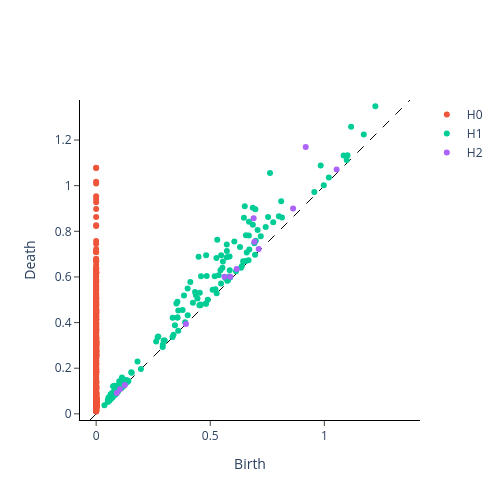

The notebook cell saved with this chart:
### Code cell
# track connected components, loops, and voids
homology_dimensions = [0, 1, 2]

persistence = VietorisRipsPersistence(metric="euclidean", homology_dimensions=homology_dimensions, n_jobs=6)

# add batch dimension
X = point_cloud.reshape(1, *point_cloud.shape)
%time diagrams = persistence.fit_transform(X)
plot_diagram(diagrams[0])

### Figure 1 — Plotly figure (JSON) as saved in the notebook; plotly's stock layout.template omitted (floating-point values rounded to 4 significant figures; data arrays with more than 128 entries replaced by an {"elided": "..."} marker saying what was removed)
{"data": [{"hoverinfo": "none", "line": {"color": "black", "dash": "dash", "width": 1}, "mode": "lines", "showlegend": false, "type": "scatter", "x": [-0.02697, 1.375], "y": [-0.02697, 1.375]}, {"hoverinfo": "text", "hovertext": {"elided": "497 str values"}, "mode": "markers", "name": "H0", "type": "scatter", "x": {"elided": "497 float values"}, "y": {"elided": "497 float values"}}, {"hoverinfo": "text", "hovertext": {"elided": "164 str values"}, "mode": "markers", "name": "H1", "type": "scatter", "x": {"elided": "164 float values"}, "y": {"elided": "164 float values"}}, {"hoverinfo": "text", "hovertext": ["(1.0537863969802856, 1.0713419914245605)", "(0.9185038805007935, 1.1694742441177368)", "(0.8631146550178528, 0.900197446346283)", "(0.7121975421905518, 0.7226674556732178)", "(0.6937909722328186, 0.754105269908905)", "(0.690243661403656, 0.8571998476982117)", "(0.6156713962554932, 0.6342706084251404)", "(0.5877451300621033, 0.6011448502540588)", "(0.5627511143684387, 0.6011448502540588)", "(0.3935672342777252, 0.39362406730651855)", "(0.12577392160892487, 0.12608417868614197)", "(0.10426673293113708, 0.10792004317045212)", "(0.09024549275636673, 0.09111972153186798)"], "mode": "markers", "name": "H2", "type": "scatter", "x": [1.054, 0.9185, 0.8631, 0.7122, 0.6938, 0.6902, 0.6157, 0.5877, 0.5628, 0.3936, 0.1258, 0.1043, 0.09025], "y": [1.071, 1.169, 0.9002, 0.7227, 0.7541, 0.8572, 0.6343, 0.6011, 0.6011, 0.3936, 0.1261, 0.1079, 0.09112]}], "layout": {"height": 500, "plot_bgcolor": "white", "width": 500, "xaxis": {"autorange": false, "exponentformat": "e", "linecolor": "black", "linewidth": 1, "mirror": false, "range": [-0.02697, 1.375], "showexponent": "all", "showline": true, "side": "bottom", "ticks": "outside", "title": {"text": "Birth"}, "type": "linear", "zeroline": true}, "yaxis": {"autorange": false, "exponentformat": "e", "linecolor": "black", "linewidth": 1, "mirror": false, "range": [-0.02697, 1.375], "scaleanchor": "x", "scaleratio": 1, "showexponent": "all", "showline": true, "side": "left", "ticks": "outside", "title": {"text": "Death"}, "type": "linear", "zeroline": true}}}
